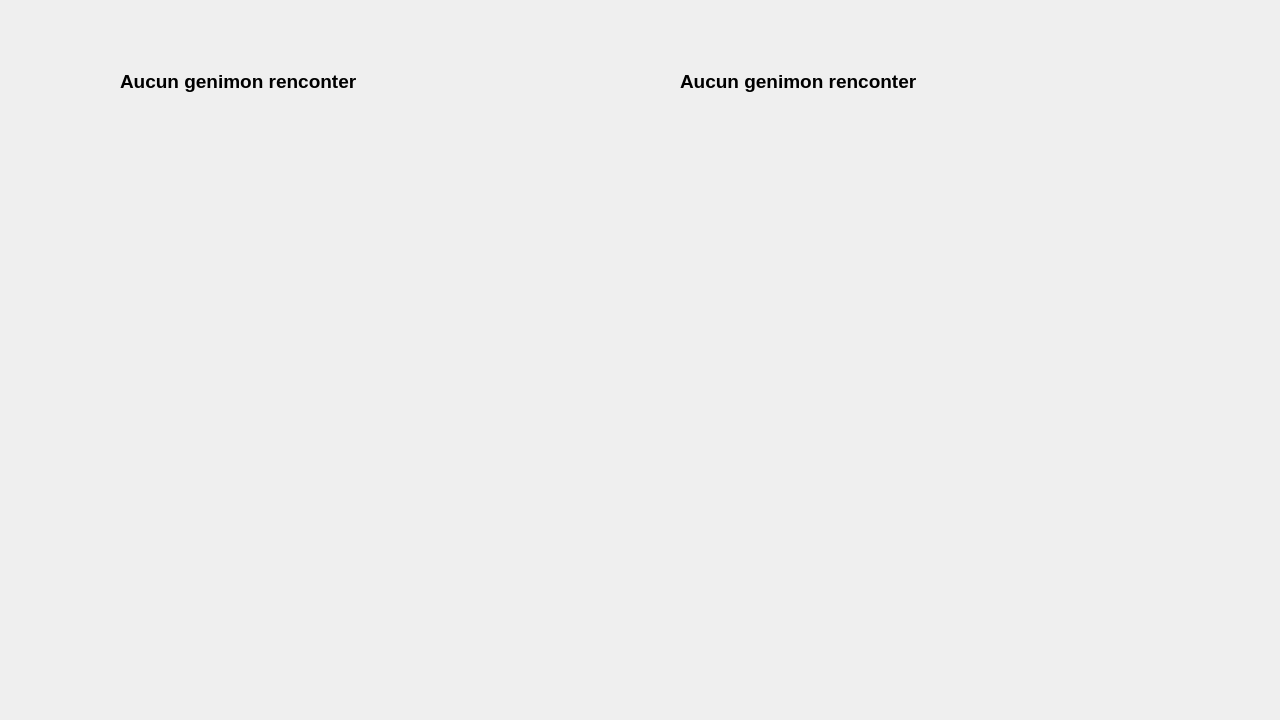
<?xml version="1.0" encoding="UTF-8"?>
<ui version="4.0">
 <class>HistoRencontre</class>
 <widget class="QWidget" name="HistoRencontre">
  <property name="geometry">
   <rect>
    <x>0</x>
    <y>0</y>
    <width>1280</width>
    <height>720</height>
   </rect>
  </property>
  <property name="windowTitle">
   <string>Form</string>
  </property>
  <widget class="QLabel" name="Affichage1">
   <property name="geometry">
    <rect>
     <x>120</x>
     <y>70</y>
     <width>471</width>
     <height>571</height>
    </rect>
   </property>
   <property name="font">
    <font>
     <pointsize>14</pointsize>
     <bold>true</bold>
    </font>
   </property>
   <property name="text">
    <string>Aucun genimon renconter</string>
   </property>
   <property name="alignment">
    <set>Qt::AlignmentFlag::AlignLeading|Qt::AlignmentFlag::AlignLeft|Qt::AlignmentFlag::AlignTop</set>
   </property>
   <property name="wordWrap">
    <bool>true</bool>
   </property>
  </widget>
  <widget class="QLabel" name="Affichage2">
   <property name="geometry">
    <rect>
     <x>680</x>
     <y>70</y>
     <width>471</width>
     <height>571</height>
    </rect>
   </property>
   <property name="font">
    <font>
     <pointsize>14</pointsize>
     <bold>true</bold>
    </font>
   </property>
   <property name="text">
    <string>Aucun genimon renconter</string>
   </property>
   <property name="alignment">
    <set>Qt::AlignmentFlag::AlignLeading|Qt::AlignmentFlag::AlignLeft|Qt::AlignmentFlag::AlignTop</set>
   </property>
   <property name="wordWrap">
    <bool>true</bool>
   </property>
  </widget>
  <widget class="QLabel" name="BackGround">
   <property name="geometry">
    <rect>
     <x>-5</x>
     <y>-35</y>
     <width>1300</width>
     <height>800</height>
    </rect>
   </property>
   <property name="autoFillBackground">
    <bool>true</bool>
   </property>
   <property name="text">
    <string/>
   </property>
   <property name="pixmap">
    <pixmap resource="Image.qrc">:/Decor/Image_Qt/Decor/Livre2D_V2.png</pixmap>
   </property>
   <property name="scaledContents">
    <bool>true</bool>
   </property>
  </widget>
  <zorder>BackGround</zorder>
  <zorder>Affichage1</zorder>
  <zorder>Affichage2</zorder>
 </widget>
 <resources>
  <include location="Image.qrc"/>
 </resources>
 <connections/>
</ui>
